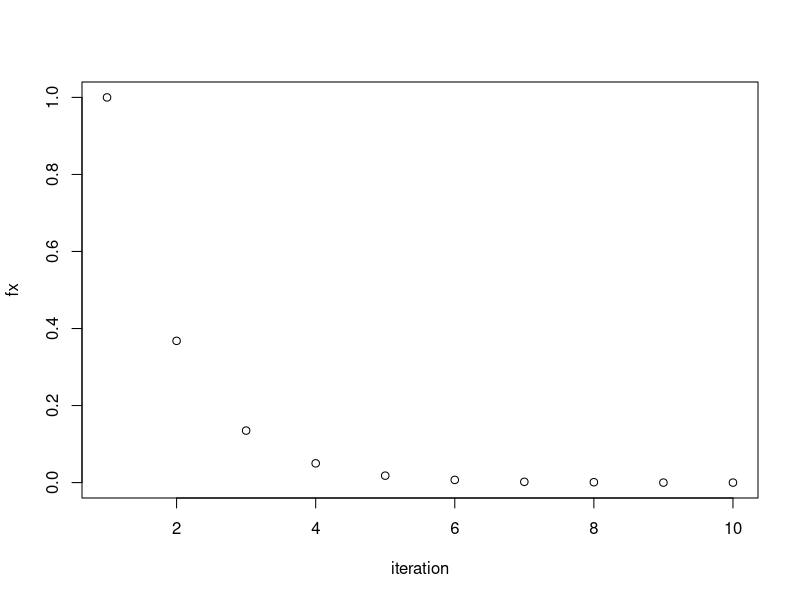

The R source for this figure:
library(datasets)  # Load/unload base packages manually

newtonRapson <- function(x, n, f, df) {
  xList <- c()
  fx <- c()
  for(i in 1:n) {
    xList[i] <- format(round(x, 3), nsmall = 3)
    fx[i] <- format(round(f(x), 3), nsmall = 3)
    x <- x - (f(x) / df(x))
  }
  
  iteration = c(1:n)
  plot(iteration, fx)
  
  data = matrix(c(xList,fx), n, 2)
  colnames(data) <- c('x', 'f(x)')
  rownames(data) <- c(1:n)
  
  table = as.table(data)
  
  table
}

f <- function(x) {
  return(exp(1)^(-x))
}

df <- function(x) {
  return(-exp(1)^(-x))
}

newtonRapson(0, 10, f, df)


